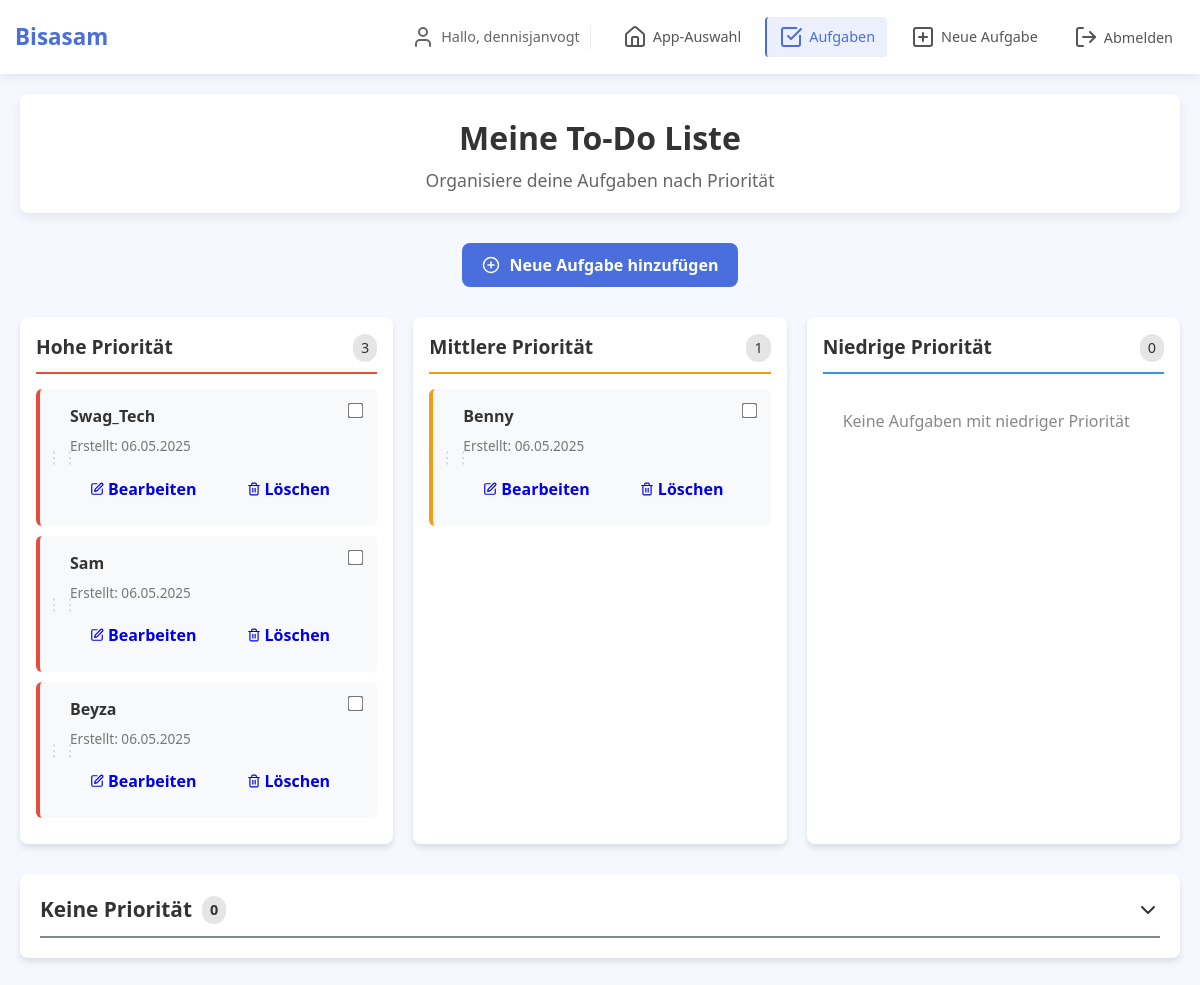
The page /todo/ (signed in) on the database its author committed.
### todo/models.py (models this page shows, shortened)
class Todo(models.Model):
    PRIORITY_CHOICES = [
        ('high', 'High'),
        ('medium', 'Medium'),
        ('low', 'Low'),
        ('none', 'None'),
    ]
    user = models.ForeignKey(User, on_delete=models.CASCADE, related_name='todos')
    title = models.CharField(max_length=100)
    description = models.TextField(blank=True)
    priority = models.CharField(max_length=10, choices=PRIORITY_CHOICES, default='medium')
    created_at = models.DateTimeField(auto_now_add=True)
    due_date = models.DateField(null=True, blank=True)
    completed = models.BooleanField(default=False)
    class Meta:
        ordering = ['priority', 'due_date', 'created_at']

### todo/views.py (the view)
# urls.py: path('', views.todo_list, name='todo_list'),
@login_required
def todo_list(request):
    high_priority = Todo.objects.filter(user=request.user, priority='high', completed=False)
    medium_priority = Todo.objects.filter(user=request.user, priority='medium', completed=False)
    low_priority = Todo.objects.filter(user=request.user, priority='low', completed=False)
    no_priority = Todo.objects.filter(user=request.user, priority='none', completed=False)
    completed_todos = Todo.objects.filter(user=request.user, completed=True).order_by('-created_at')[:5]
    context = {
        'high_priority': high_priority,
        'medium_priority': medium_priority,
        'low_priority': low_priority,
        'no_priority': no_priority,
        'completed_todos': completed_todos,
    }
    return render(request, 'todo/todo_list.html', context)

### todo/templates/todo/todo_list.html (shortened to what this page needs)
{% extends 'todo/base.html' %}
{% load static %}
{% block content %}
<div class="header">
    <h1>Meine To-Do Liste</h1>
    <p>Organisiere deine Aufgaben nach Priorität</p>
</div>
<div class="add-new-button">
    <a href="{% url 'add_todo' %}" class="btn btn-primary" style="display: flex; align-items: center; gap: 10px;">
        <i data-lucide="plus-circle" class="vsc-icon vsc-icon-add" style="width: 18px; height: 18px;"></i>
        Neue Aufgabe hinzufügen
    </a>
</div>
<div class="priority-columns">
    <div class="todo-column high-priority">
        <div class="column-header">
            <h3 class="column-title">Hohe Priorität</h3>
            <span class="column-count">{{ high_priority|length }}</span>
        </div>
        {% for todo in high_priority %}
            <div class="todo-item high-priority" draggable="true" data-todo-id="{{ todo.id }}" data-priority="high">
                <div class="drag-handle">⋮⋮</div>
                <form method="post" action="{% url 'toggle_complete' todo.id %}" style="display: inline;">
                    <input type="checkbox" class="complete-checkbox" onchange="this.form.submit()">
                </form>
                <h4 class="todo-title">{{ todo.title }}</h4>
                <div class="todo-meta">
                    <span>Erstellt: {{ todo.created_at|date:"d.m.Y" }}</span>
                </div>
                <div class="todo-actions">
                    <a href="{% url 'edit_todo' todo.id %}" class="btn btn-sm btn-light" style="display: flex; align-items: center; gap: 4px;">
                        <i data-lucide="edit" class="vsc-icon vsc-icon-edit" style="width: 14px; height: 14px;"></i>
                        Bearbeiten
                    </a>
                    <a href="{% url 'delete_todo' todo.id %}" class="btn btn-sm btn-danger" style="display: flex; align-items: center; gap: 4px;">
                        <i data-lucide="trash-2" class="vsc-icon vsc-icon-delete" style="width: 14px; height: 14px;"></i>
                        Löschen
                    </a>
                </div>
            </div>
        {% empty %}
            <p class="text-center" style="color: #888; padding: 20px;">Keine Aufgaben mit hoher Priorität</p>
        {% endfor %}
    </div>
    <div class="todo-column medium-priority">
        <div class="column-header">
            <h3 class="column-title">Mittlere Priorität</h3>
            <span class="column-count">{{ medium_priority|length }}</span>
        </div>
        {% for todo in medium_priority %}
            <div class="todo-item medium-priority" draggable="true" data-todo-id="{{ todo.id }}" data-priority="medium">
                <div class="drag-handle">⋮⋮</div>
                <form method="post" action="{% url 'toggle_complete' todo.id %}" style="display: inline;">
                    <input type="checkbox" class="complete-checkbox" onchange="this.form.submit()">
                </form>
                <h4 class="todo-title">{{ todo.title }}</h4>
                <div class="todo-meta">
                    <span>Erstellt: {{ todo.created_at|date:"d.m.Y" }}</span>
                </div>
                <div class="todo-actions">
                    <a href="{% url 'edit_todo' todo.id %}" class="btn btn-sm btn-light" style="display: flex; align-items: center; gap: 4px;">
                        <i data-lucide="edit" class="vsc-icon vsc-icon-edit" style="width: 14px; height: 14px;"></i>
                        Bearbeiten
                    </a>
                    <a href="{% url 'delete_todo' todo.id %}" class="btn btn-sm btn-danger" style="display: flex; align-items: center; gap: 4px;">
                        <i data-lucide="trash-2" class="vsc-icon vsc-icon-delete" style="width: 14px; height: 14px;"></i>
                        Löschen
                    </a>
                </div>
            </div>
        {% empty %}
            <p class="text-center" style="color: #888; padding: 20px;">Keine Aufgaben mit mittlerer Priorität</p>
        {% endfor %}
    </div>
    <div class="todo-column low-priority">
        <div class="column-header">
            <h3 class="column-title">Niedrige Priorität</h3>
            <span class="column-count">{{ low_priority|length }}</span>
        </div>
        {% for todo in low_priority %}
            <div class="todo-item low-priority" draggable="true" data-todo-id="{{ todo.id }}" data-priority="low">
                <div class="drag-handle">⋮⋮</div>
                <form method="post" action="{% url 'toggle_complete' todo.id %}" style="display: inline;">
                    {% csrf_token %}
                    <input type="checkbox" class="complete-checkbox" onchange="this.form.submit()">
                </form>
                <h4 class="todo-title">{{ todo.title }}</h4>
                {% if todo.description %}
                    <p class="todo-desc">{{ todo.description }}</p>
                {% endif %}
                <div class="todo-meta">
                    <span>Erstellt: {{ todo.created_at|date:"d.m.Y" }}</span>
                    {% if todo.due_date %}
                        <span>Fällig: {{ todo.due_date|date:"d.m.Y" }}</span>
                    {% endif %}
                </div>
                <div class="todo-actions">
                    <a href="{% url 'edit_todo' todo.id %}" class="btn btn-sm btn-light" style="display: flex; align-items: center; gap: 4px;">
                        <i data-lucide="edit" class="vsc-icon vsc-icon-edit" style="width: 14px; height: 14px;"></i>
                        Bearbeiten
                    </a>
                    <a href="{% url 'delete_todo' todo.id %}" class="btn btn-sm btn-danger" style="display: flex; align-items: center; gap: 4px;">
                        <i data-lucide="trash-2" class="vsc-icon vsc-icon-delete" style="width: 14px; height: 14px;"></i>
                        Löschen
                    </a>
                </div>
            </div>
        {% empty %}
            <p class="text-center" style="color: #888; padding: 20px;">Keine Aufgaben mit niedriger Priorität</p>
        {% endfor %}
    </div>
</div>
<div class="no-priority-section">
    <div class="no-priority-header" id="toggle-no-priority">
        <h3>
            <span>Keine Priorität</span>
            <span class="column-count">{{ no_priority|length }}</span>
        </h3>
        <i data-lucide="chevron-down" class="toggle-icon" id="toggle-icon"></i>
    </div>
</div>
{% endblock %}

### home/templates/home/base_navbar.html (shortened to what this page needs)
<nav class="main-nav">
    <div class="nav-container">
        <div class="nav-brand">
            <a href="{% url 'landing_page' %}">Bisasam</a>
        </div>
        <div class="nav-links">
            {% if user.is_authenticated %}
                <div class="user-greeting">
                    <i data-lucide="user" class="vsc-icon vsc-icon-user"></i>
                    <span>Hallo, {{ user.username }}</span>
                </div>
                <div class="nav-actions">
                    <a href="{% url 'landing_page' %}" class="nav-link">
                        <i data-lucide="home" class="vsc-icon vsc-icon-home"></i>App-Auswahl
                    </a>
                    {% block app_specific_nav %}{% endblock %}
                    <form action="{% url 'logout' %}" method="post" class="logout-form">
                        <button type="submit" class="logout-btn">
                            <i data-lucide="log-out" class="vsc-icon vsc-icon-logout"></i>Abmelden
                        </button>
                    </form>
                </div>
            {% endif %}
        </div>
    </div>
</nav>

### todo/templates/todo/base.html (style rules this page uses)
:root { --primary: #4a6fdc; --success: #28a745; --warning: #ffc107; --danger: #dc3545; --light: #f8f9fa; --dark: #343a40; --health: #42b883; --finance: #f1c40f; --career: #9b59b6; --learning: #e74c3c; --other: #7f8c8d; }
* { margin: 0; padding: 0; box-sizing: border-box; font-family: 'Segoe UI', Tahoma, Geneva, Verdana, sans-serif; }
body { background-color: #f5f8ff; color: #333; padding: 0; margin: 0; font-size: 16px; line-height: 1.5; }
.header { text-align: center; margin-bottom: 30px; padding: 20px 15px; background-color: white; border-radius: 8px; box-shadow: 0 4px 12px rgba(0, 0, 0, 0.08); position: relative; }
.header h1 { font-size: 1.6rem; margin-bottom: 5px; }
.header p { color: #666; font-size: 0.95rem; }
@media (min-width: 768px) { .header h1 { font-size: 2rem; } }
@media (min-width: 768px) { .header p { font-size: 1.1rem; } }

### todo/templates/todo/todo_list.html (style rules this page uses)
:root { --high-color: #e74c3c; --medium-color: #f39c12; --low-color: #3498db; --none-color: #7f8c8d; }
.priority-columns { display: grid; grid-template-columns: repeat(3, 1fr); gap: 20px; margin-bottom: 30px; }
.todo-column { background-color: white; border-radius: 8px; padding: 16px; box-shadow: 0 4px 6px rgba(0, 0, 0, 0.1); transition: background-color 0.3s; }
.column-header { display: flex; justify-content: space-between; align-items: center; margin-bottom: 15px; padding-bottom: 10px; border-bottom: 2px solid #eee; }
.column-title { font-size: 1.2rem; font-weight: 600; }
.column-count { background-color: rgba(0, 0, 0, 0.1); padding: 3px 8px; border-radius: 12px; font-size: 0.9rem; }
.high-priority .column-header { border-bottom-color: var(--high-color); }
.medium-priority .column-header { border-bottom-color: var(--medium-color); }
.low-priority .column-header { border-bottom-color: var(--low-color); }
.todo-item { background-color: #f8f9fa; border-radius: 6px; padding: 15px; padding-left: 30px; margin-bottom: 10px; position: relative; transition: transform 0.2s, box-shadow 0.2s, opacity 0.3s; cursor: grab; }
.drag-handle { position: absolute; left: 6px; top: 50%; transform: translateY(-50%); color: #ced4da; font-size: 16px; cursor: grab; user-select: none; }
.todo-item.high-priority { border-left: 4px solid var(--high-color); }
.todo-item.medium-priority { border-left: 4px solid var(--medium-color); }
.todo-title { font-weight: 600; margin-bottom: 8px; padding-right: 30px; }
.todo-meta { display: flex; justify-content: space-between; font-size: 0.85rem; color: #777; }
.todo-actions { display: flex; gap: 10px; margin-top: 10px; }
.btn-sm { padding: 4px 8px; font-size: 0.85rem; border-radius: 4px; }
.complete-checkbox { position: absolute; top: 15px; right: 15px; transform: scale(1.2); cursor: pointer; }
.btn { display: inline-block; padding: 10px 20px; border: none; border-radius: 8px; font-size: 1rem; font-weight: 600; cursor: pointer; transition: all 0.3s ease; text-align: center; text-decoration: none; }
.btn-primary { background-color: var(--primary); color: white; }
.no-priority-section { background-color: white; border-radius: 8px; padding: 20px; margin-top: 30px; box-shadow: 0 4px 6px rgba(0, 0, 0, 0.1); margin-bottom: 30px; }
.no-priority-header { display: flex; justify-content: space-between; align-items: center; padding-bottom: 10px; border-bottom: 2px solid var(--none-color); cursor: pointer; }
.no-priority-header h3 { font-size: 1.3rem; margin: 0; display: flex; align-items: center; gap: 10px; }
.toggle-icon { transition: transform 0.3s ease; }
.add-new-button { display: flex; justify-content: center; margin-bottom: 30px; }

### rows shown on the page
Todo: title "Swag_Tech", created_at "06.05.2025"
Todo: title "Sam", created_at "06.05.2025"
Todo: title "Beyza", created_at "06.05.2025"
Todo: title "Benny", created_at "06.05.2025"

### other values the page prints
{{ user.username }} "dennisjanvogt"
{{ high_priority|length }} "3"
{{ medium_priority|length }} "1"
{{ low_priority|length }} "0"
{{ no_priority|length }} "0"
